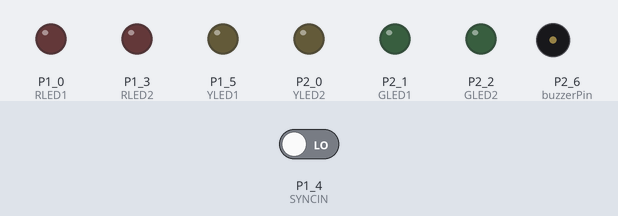
The sketch below on a simulated TI MSP430 LaunchPad. On the bench: output pins drawn as LEDs (lit = HIGH), buzzer (waves = sounding). The inputs (shaded band) are chosen by the test bench; at power-on: P1_4 (SYNCIN) LOW.

Above: at 1.2 s.
1.3 s: P1_4 (SYNCIN) driven HIGH
At 1.43 s:
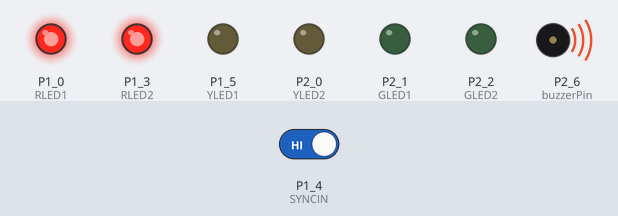
At 3.68 s:
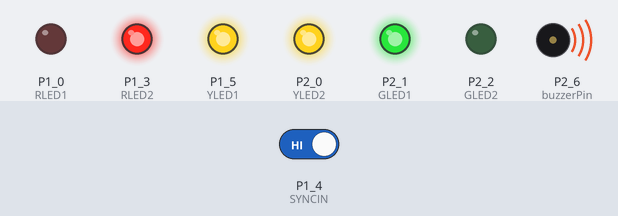
4.3 s: P1_4 (SYNCIN) driven LOW
At 4.63 s:
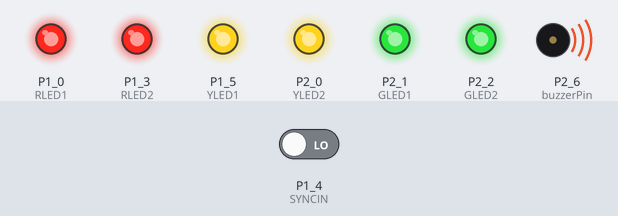
Timing chart, 0 to 7.3 s (numbered marks = the images above; inputs shaded):
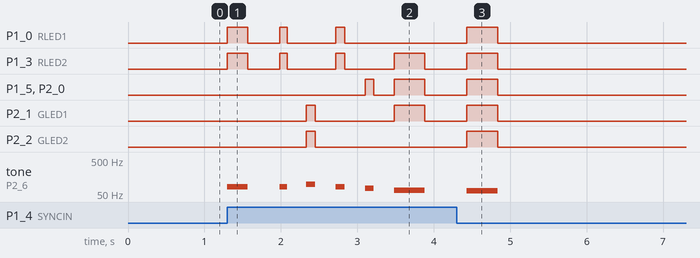

Measured:
- after the input at 1.3 s, P1_0 (RLED1): goes HIGH 0.27 s, LOW 0.42 s, HIGH 0.10 s, LOW 0.63 s, HIGH 0.12 s, then LOW, starting at once; P1_3 (RLED2): LOW → HIGH at once, → LOW 0.27 s later, → HIGH 0.42 s later, → LOW 0.10 s later, … (8 changes in this stretch)
- after the input at 4.3 s, P1_0 (RLED1), P1_3 (RLED2), P1_5 (YLED1), P2_0 (YLED2), P2_1 (GLED1), P2_2 (GLED2): goes on until 4.8 s, then stays LOW; tone on P2_6 (buzzerPin): goes on until 4.8 s, then stays silent

The sketch:

Seven_Nation_Army_Melody_2.ino
```cpp
// define your pitch constants
// these will be notes that can be used to make a song
#define NOTE_B1  62
#define NOTE_C2  65
#define NOTE_D2  73
#define NOTE_E2  82
#define NOTE_G2  98

#define SYNCIN  P1_4 //This has analog_read
#define RLED1 P1_0
#define RLED2 P1_3
#define YLED1 P1_5
#define YLED2 P2_0
#define GLED1 P2_1
#define GLED2 P2_2
// Connect longer leg of buzzer to pin 19 and shorter leg to GND
// on the breadboard. The buzzer will work for any GPIO pin.
// You can switch to other pins later.
int buzzerPin = 19;

// Next we will set up an Array to store our notes in the melody
// An array is way to store data in a comma seperated structure.
// notes in the birthday melody:
int melody[] = {
  NOTE_E2, NOTE_E2, NOTE_G2,
  NOTE_E2, NOTE_D2, NOTE_C2, NOTE_B1};

// note durations: 4 = quarter note, 8 = eighth note, etc.:
double noteDurations[] = {
  1.5, 4, 3.4, 3.4, 3.4, 1, 1};

/* In the setup function we will set our buzzer pin to
 * output. That's all we need to do at setup.
 */
void setup()
{
  pinMode(buzzerPin, OUTPUT); // set buzzerPin to OUTPUT
  pinMode(SYNCIN, INPUT);
  pinMode(RLED1, OUTPUT);
  pinMode(RLED2, OUTPUT);
  pinMode(YLED1, OUTPUT);
  pinMode(YLED2, OUTPUT);
  pinMode(GLED1, OUTPUT);
  pinMode(GLED2, OUTPUT);
  Serial.begin(9600);
}

void lightLED(int note, double length){
  if(note == NOTE_E2){
    //light a red led
    digitalWrite(RLED1, HIGH);
    digitalWrite(RLED2, HIGH);
    delay(length);
    digitalWrite(RLED1, LOW);
    digitalWrite(RLED2, LOW);
  }
  else if(note == NOTE_D2){
    //light yellow led
    digitalWrite(YLED1, HIGH);
    digitalWrite(YLED2, HIGH);
    delay(length);
    digitalWrite(YLED1, LOW);
    digitalWrite(YLED2, LOW);
  }
  else if(note == NOTE_G2){
    //light green LED
    digitalWrite(GLED1, HIGH);
    digitalWrite(GLED2, HIGH);
    delay(length);
    digitalWrite(GLED1, LOW);
    digitalWrite(GLED2, LOW);
  }
  else if(note == NOTE_C2){
    //light a certain LED
    digitalWrite(YLED1, HIGH);
    digitalWrite(YLED2, HIGH);
    digitalWrite(GLED1, HIGH);
    digitalWrite(RLED2, HIGH);
    delay(length);
    digitalWrite(YLED1, LOW);
    digitalWrite(YLED2, LOW);
    digitalWrite(GLED1, LOW);
    digitalWrite(RLED2, LOW);
  }
  else{
    //light B1 led
    digitalWrite(RLED1, HIGH);
    digitalWrite(RLED2, HIGH);
    digitalWrite(GLED1, HIGH);
    digitalWrite(GLED2, HIGH);
    digitalWrite(YLED1, HIGH);
    digitalWrite(YLED2, HIGH);
    delay(length);
    digitalWrite(YLED1, LOW);
    digitalWrite(YLED2, LOW);
    digitalWrite(RLED1, LOW);
    digitalWrite(RLED2, LOW);
    digitalWrite(GLED1, LOW);
    digitalWrite(GLED2, LOW);
  }
}

/* In the loop section we will use the tone function to
 * enable enable the sound. Tone needs arguments for the
 * pin of the buzzer, the note, and the note duration.
 */
void loop()
{
  if(digitalRead(SYNCIN) == HIGH){
    for (int thisNote = 0; thisNote < 7; thisNote++) {

      // to calculate the note duration, take one second divided by the
      // note type. quarter note = 1000 / 4, eighth note = 1000/8, etc.
      double noteDuration = 400/noteDurations[thisNote];
      unsigned long duration = (long) noteDuration;
      tone(buzzerPin, melody[thisNote], duration);
      lightLED(melody[thisNote], noteDuration);

      int pauseBetweenNotes = noteDuration + 150; // delay between pulse
      delay(pauseBetweenNotes);

      noTone(buzzerPin); // stop the tone playing
    }
  }
}
```
